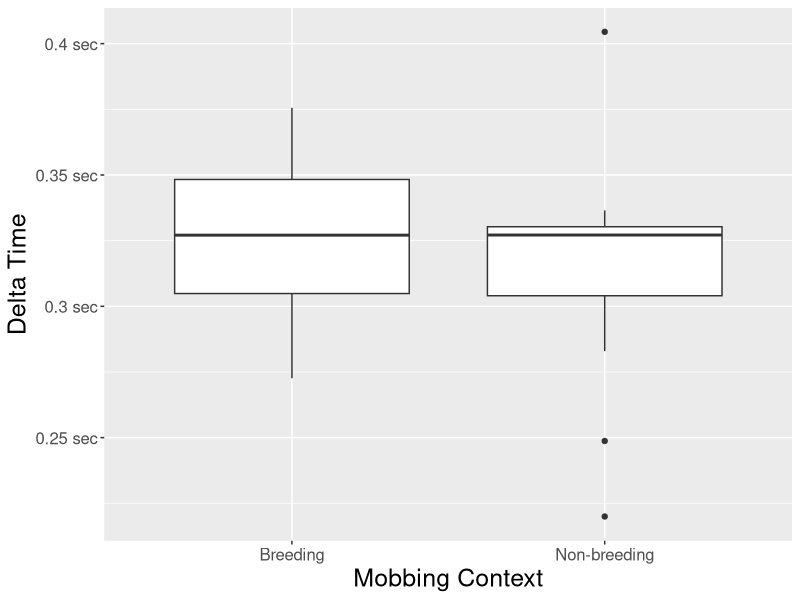
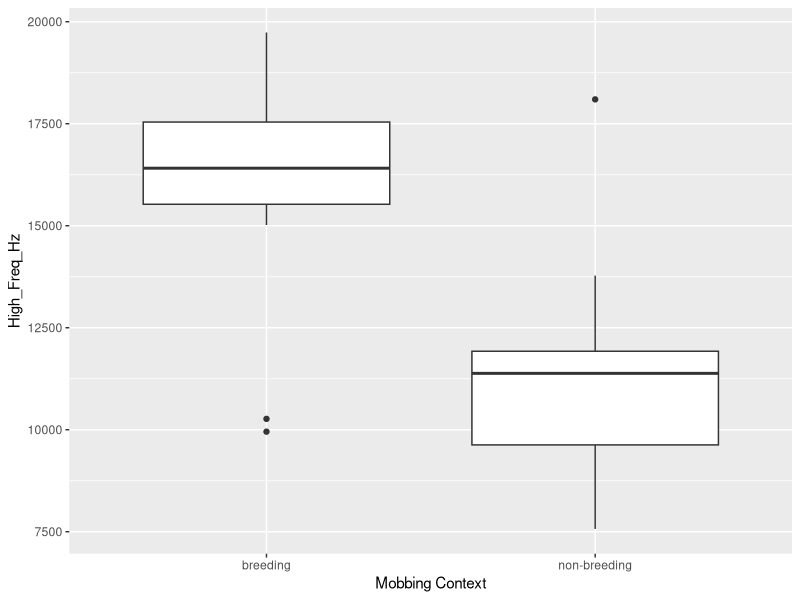
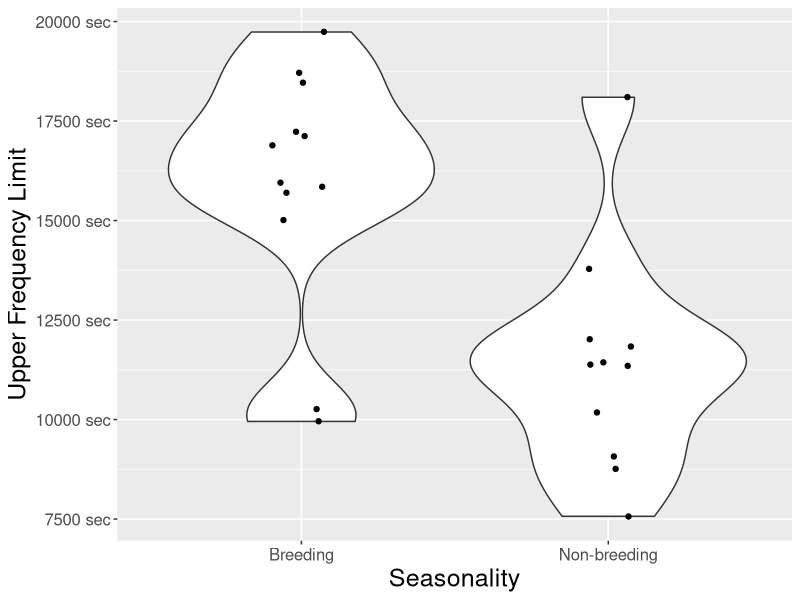
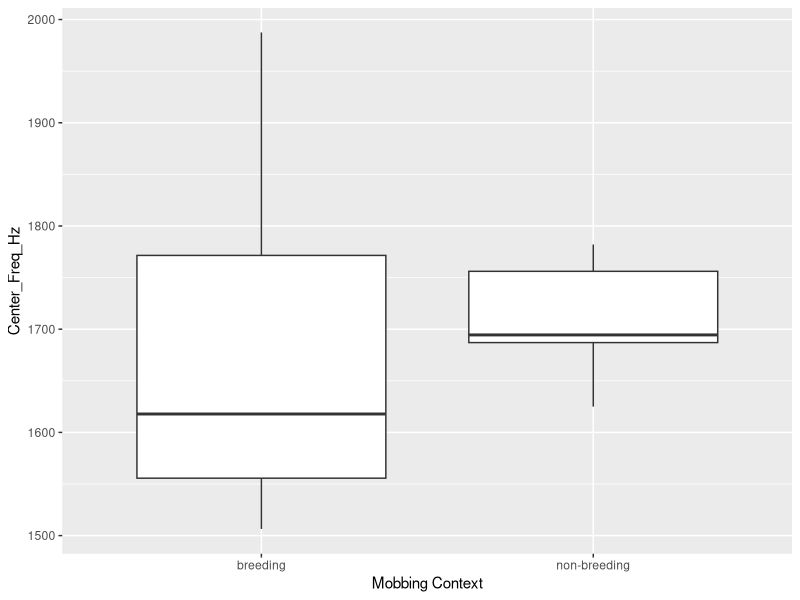
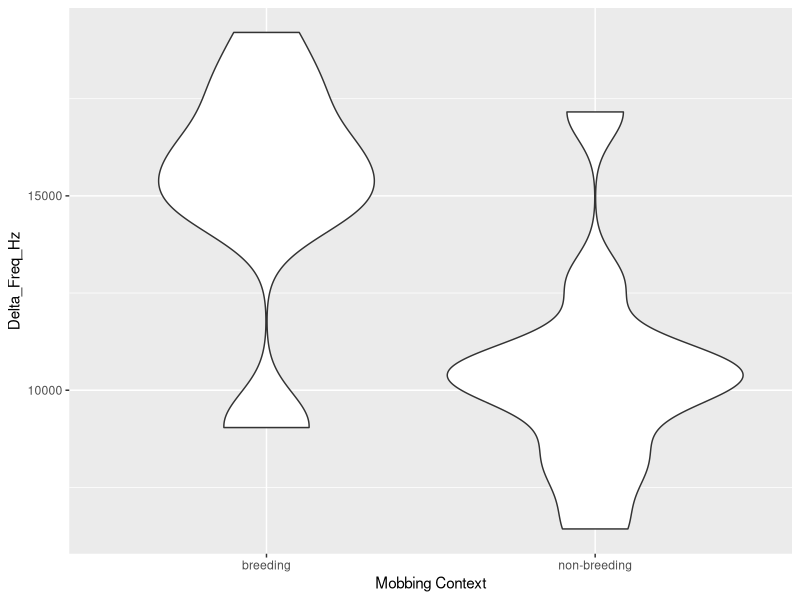
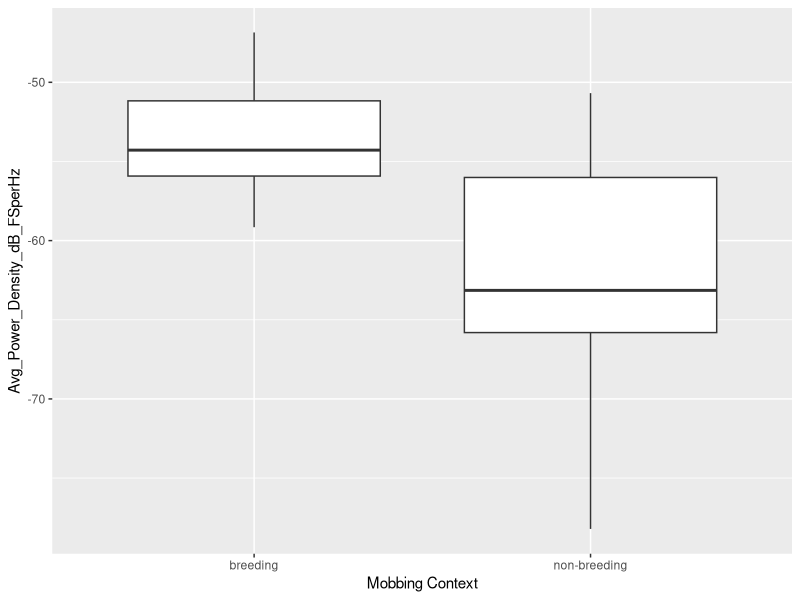

These figures' R source, in order:
rm(list=ls())

# Library statements
# ------------------
library(dplyr)
library(ggplot2)
library(car)

# Load datasets
# -------------------
df <- read.csv("avg_calldata.csv")
df2 <- read.csv("calldata.csv")

# Filtering/cleaning datasets
# -------------------
df$mobbing_context <- as.factor(df$mobbing_context)

df_b <- df %>% 
  filter(mobbing_context == "breeding")
df_nb <- df %>% 
  filter(mobbing_context == "non-breeding")

# Statistics
# -------------------
p1_s <- shapiro.test(df$Delta_Time_s)
p1_l <- leveneTest(Delta_Time_s ~ mobbing_context, data = df)
p1_w <- wilcox.test(Delta_Time_s ~ mobbing_context, data = df)

p3_s <- shapiro.test(df$High_Freq_Hz)
p3_l <- leveneTest(High_Freq_Hz ~ mobbing_context, data = df)
p3_w <- wilcox.test(High_Freq_Hz ~ mobbing_context, data = df)


# Making Custom Axis Titles
# -------------------
x_labels <- c("Breeding", "Non-breeding")
y_labels_hz <- function(x) {
  paste(x, "hz")
}
y_labels_sec <- function(x) {
  paste(x, "sec")
}

# Graphs
# -------------------
p1 <- df %>% 
  ggplot(aes(x=mobbing_context, y=Delta_Time_s)) + 
  geom_boxplot() + 
  labs(x="Mobbing Context", y = "Delta Time") +
  theme(axis.title = element_text(size = 18), axis.text = element_text(size = 12)) +
  scale_x_discrete(label = x_labels) +
  scale_y_continuous(label = y_labels_sec)
plot(p1) # Delta Time vs. Seasonality

p2 <- ggplot(df, aes(x=mobbing_context, y=High_Freq_Hz)) + geom_boxplot() +
  labs(x="Mobbing Context")
plot(p2) # High Freq vs. Seasonality

p3 <- df %>%
  ggplot(aes(x = mobbing_context, y = High_Freq_Hz)) + 
  geom_violin() +
  geom_jitter(width=0.1) +
  labs(x = "Seasonality", y = "Upper Frequency Limit") +
  theme(axis.title = element_text(size = 18), axis.text = element_text(size = 12)) +
  scale_x_discrete(label = x_labels) +
  scale_y_continuous(label = y_labels_sec)
plot(p3) # High Freq vs. Seasonality, but violin

p4 <- ggplot(df, aes(x=mobbing_context, y=Center_Freq_Hz)) + geom_boxplot() + 
  labs(x="Mobbing Context")
plot(p4) # Center Freq vs. Seasonality

p5 <- ggplot(df, aes(x=mobbing_context, y=Delta_Freq_Hz)) + geom_violin() +
  labs(x="Mobbing Context")
plot(p5) # Delta Freq vs. Seasonality

p6 <- ggplot(df, aes(x=mobbing_context, y=Avg_Power_Density_dB_FSperHz)) + geom_boxplot() +
  labs(x="Mobbing Context")
plot(p6) # Avg. Power Density vs. Seasonality
